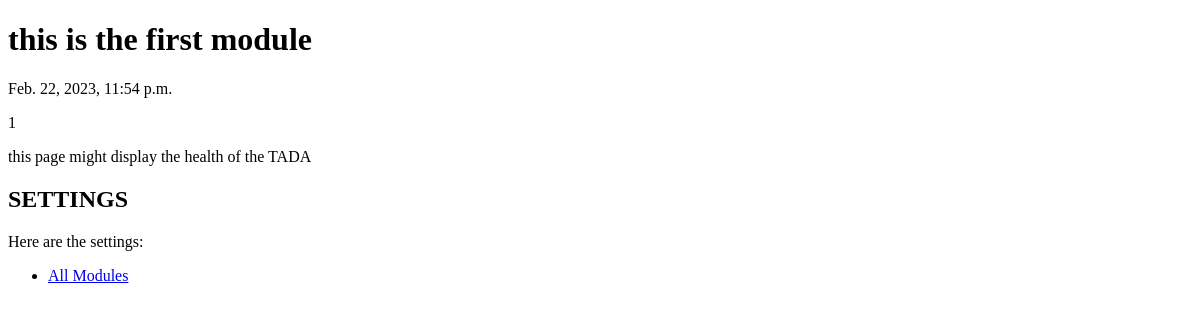
/tada/1/, run on an earlier commit of the app's database.
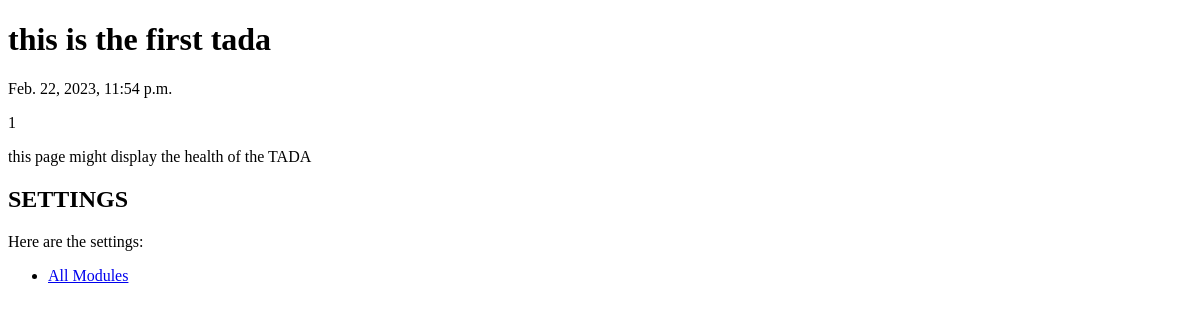
And on a later commit of the database.
### tada/models.py (models this page shows, shortened)
class Tada(models.Model):
    tada_text = models.CharField(max_length=200)
    pub_date = models.DateTimeField('date published')

### tada/views.py (the view)
# urls.py: path('<int:tada_id>/', views.detail, name='detail'),
def detail(request, tada_id):
    tada = get_object_or_404(Tada, pk=tada_id)
    return render(request, 'tada/detail.html', {'tada': tada})

### tada/templates/tada/detail.html (shortened to what this page needs)
<!DOCTYPE html>
<html lang="en">
<head>
</head>
<body>
    <h1>{{ tada.tada_text }}</h1>
    <p>{{ tada.pub_date }}</p>
    <p>{{ tada.id }}</p>
    <p> this page might display the health of the TADA </p>
    <h2>SETTINGS</h2>
    <p>Here are the settings:</p>
    <ul>
        <li><a href="{% url 'tada:modules' tada.id %}">All Modules</a></li>
    </body>
</html>

What changed in the data, as far as the page shows it:
changed Tada id 1: tada_text "this is the first module" → "this is the first tada"
